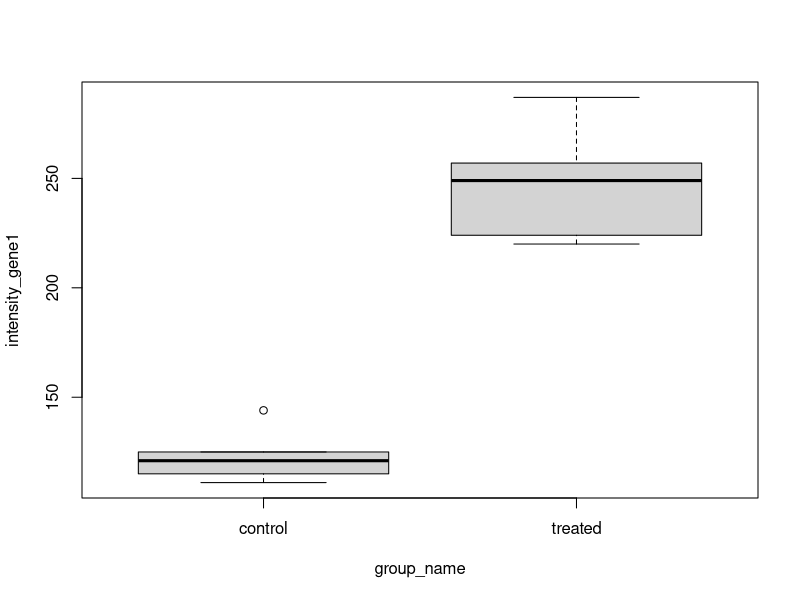
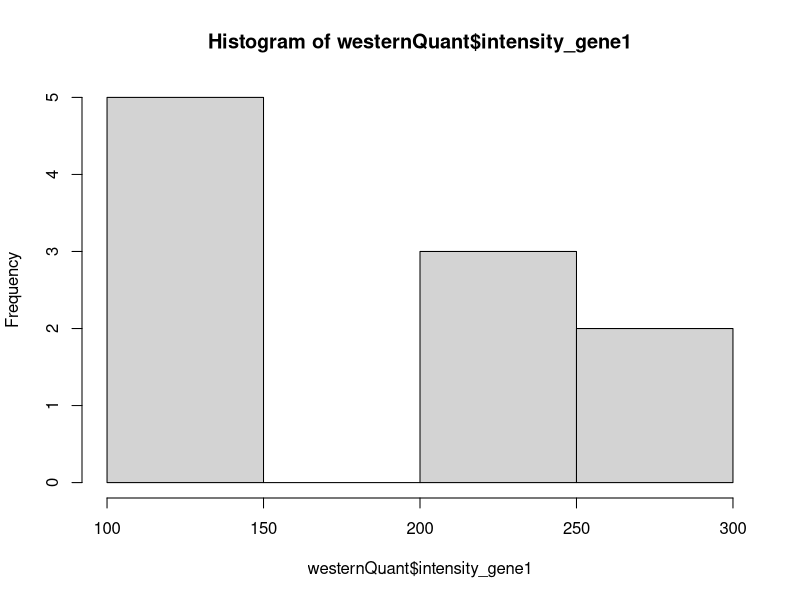
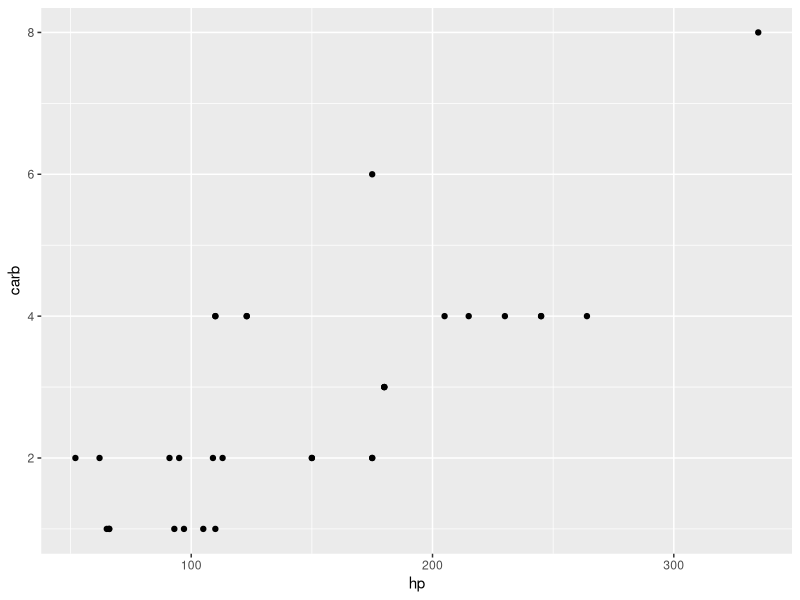
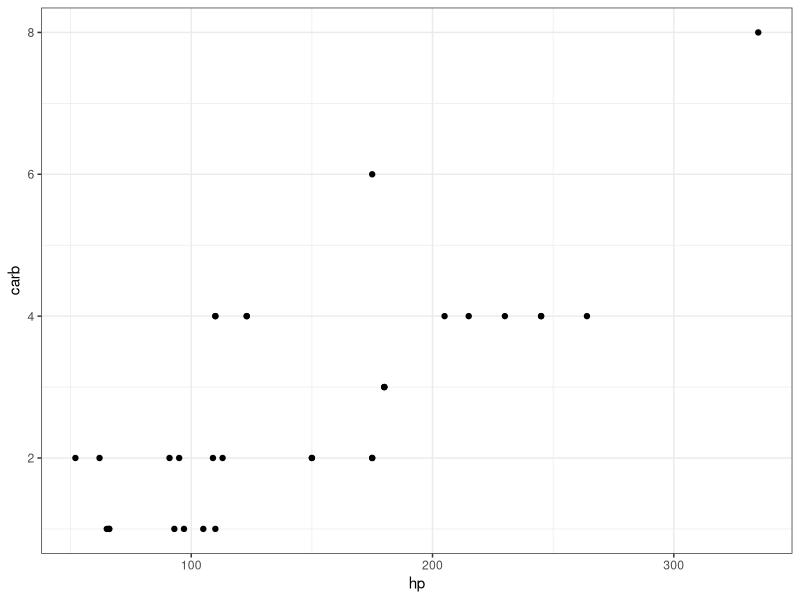
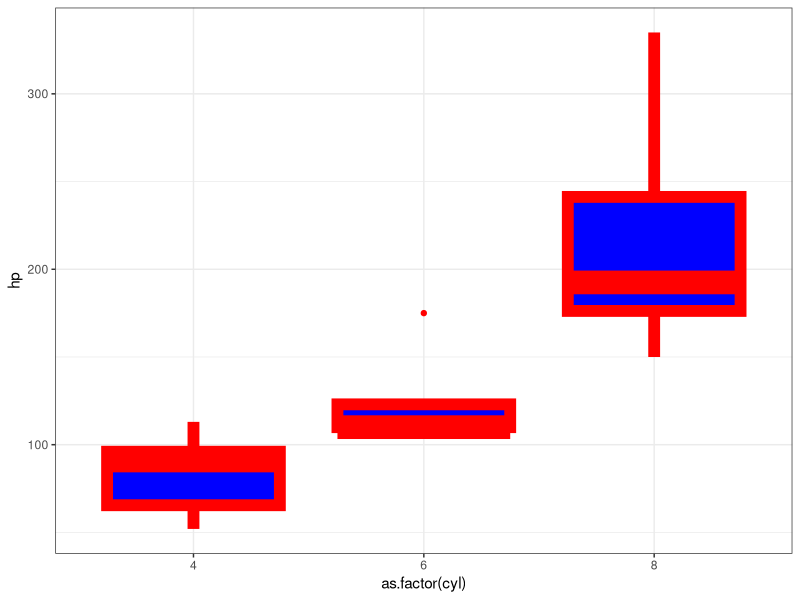
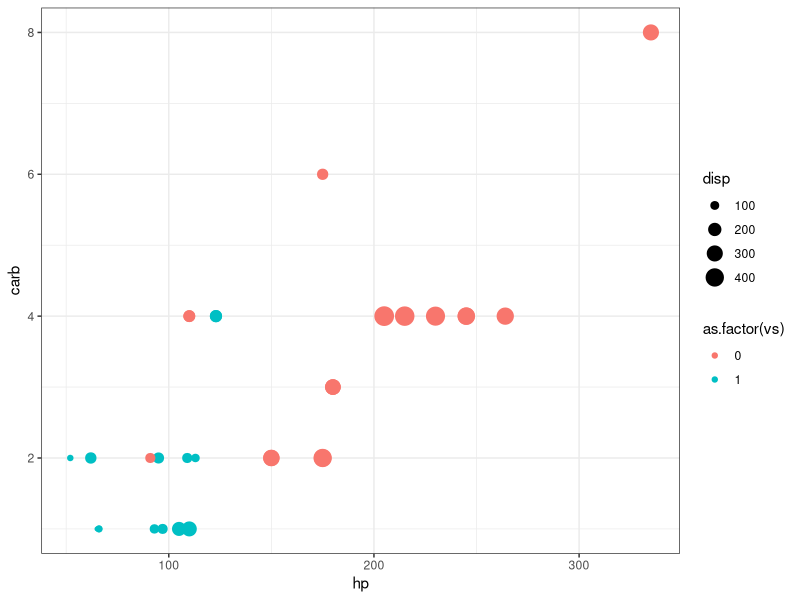
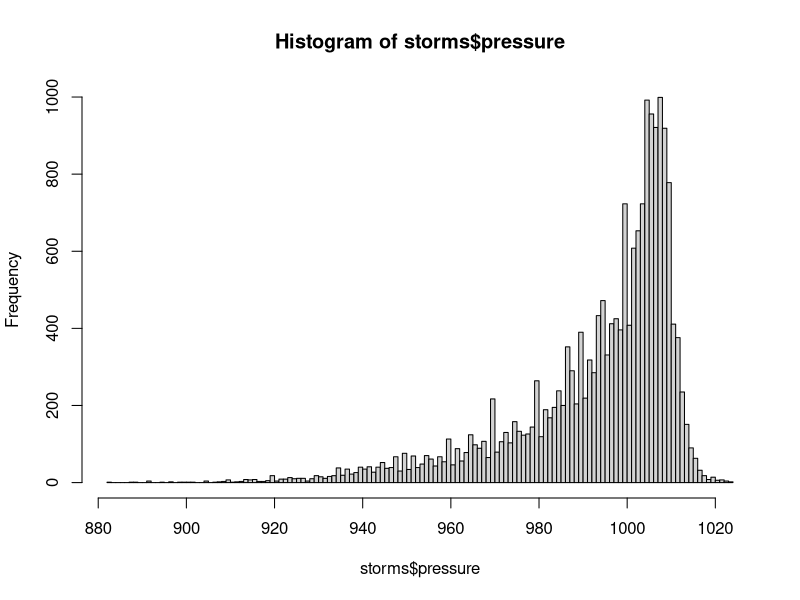
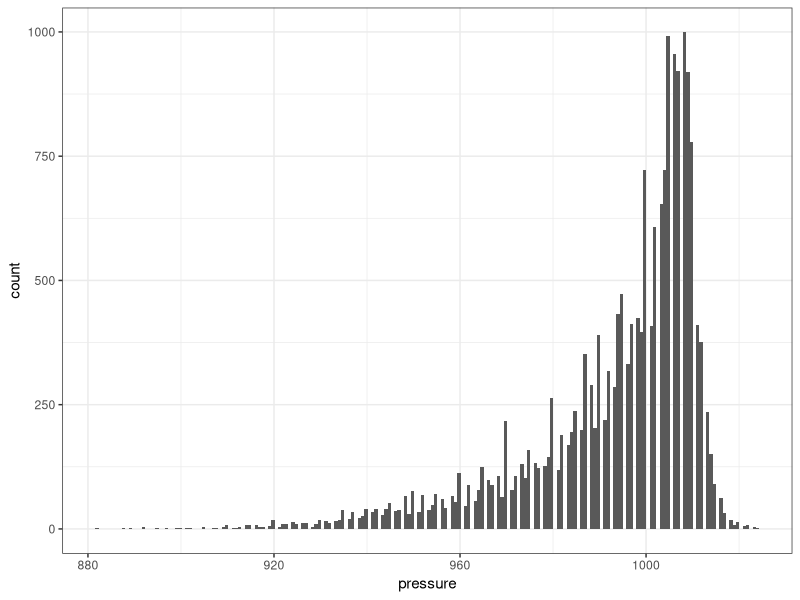

Generate these figures, in order, with R:
## ---- chunk 1
var1 <- "Hello"
## ---- chunk 2
class(var1)

typeof(var1)
## ---- chunk 3
count <- 10

class(count)
## ---- chunk 4
bool1 <- TRUE

bool2 <- FALSE

class(bool1)

class(bool2)
## ---- chunk 5
5 == 5

5 != 5

5 == 4
## ---- chunk 6
days <- c("Monday", "Tuesday", "Wednesday", "Thursday")

is.vector(days)
## ---- chunk 7
list_of_stuff <-
    list("first",
         2,
         c(TRUE, TRUE, FALSE))
list_of_stuff

other_list <-
    list("name_1" = "first",
         "name_2" = 2,
         "name_3" = c(TRUE, TRUE, FALSE))

other_list$name_3
## ---- chunk 8
foods <-
    data.frame(food = c("hamburger", "coffee", "pie"),
               price = c("7", "2", "12"))

foods
## ---- chunk 9
my_matrix <- 
  matrix(c(1, 2, 3, 4, 5, "bob"),
                    nrow = 2,
                    ncol = 3)
my_matrix

is.numeric(my_matrix)
## ---- chunk 10
months <- c("January", "February", "March", "April", "May")
  
sort(months)

months_factor <- factor(months,
                        levels = c("January", "February", "March", "April", "May"))

sort(months_factor)
## ---- chunk 11
numbers <- c(1, 2, 3, 4, 5)

min(numbers)

sum(numbers)
## ---- chunk 12
help(min)
## ---- chunk 13
fruit <- "orange"

FRUIT <- "apple"

fruit == FRUIT
## ---- chunk 14

## ---- chunk 15

## ---- chunk 16

## ---- chunk 17

## ---- chunk 18

## ---- chunk 19

## ---- chunk 20

## ---- chunk 21

## ---- chunk 22
getwd()
## ---- chunk 23
setwd("Sessions/beginner_monday/")
getwd()
## ---- chunk 24
westernQuant <-
    read.table("westernQuant.txt",
               header = TRUE)

westernQuant
## ---- chunk 25
westernQuant$group_name
## ---- chunk 26
# first row, first column (just one element)
westernQuant[1, 1]

# First row, all columns
westernQuant[1, ]

# First column, all rows
westernQuant[, 1]

# First 5 rows, all columns
westernQuant[c(1:5),]
## ---- chunk 27
boxplot(intensity_gene1 ~ group_name,
        data = westernQuant)
## ---- chunk 28
hist(westernQuant$intensity_gene1)
## ---- chunk 29

## ---- chunk 30

## ---- chunk 31

## ---- chunk 32

## ---- chunk 33

## ---- chunk 34

## ---- chunk 35

## ---- chunk 36
#install.packages("tidyverse")

library(tidyverse)
## ---- chunk 37
westernQuant <- 
    westernQuant%>%
    mutate(intensity_gene1_log = log2(intensity_gene1))

westernQuant
## ---- chunk 38
control_data <-
  westernQuant%>%
  filter(group_name == "control")

control_data
## ---- chunk 39
arranged1 <- 
  westernQuant %>%
  arrange(intensity_gene1)

arranged1

arranged2 <- 
  westernQuant %>%
  arrange(-intensity_gene1)

arranged2
## ---- chunk 40
westernQuant %>%
  select(intensity_gene1, group_name)
## ---- chunk 41
westernQuant %>%
  group_by(group_name) %>%
  summarize(mean_intensity_gene1 = mean(intensity_gene1))
## ---- chunk 42
temperatures <- read.delim("weather_temps.txt", header = TRUE)
temperatures
## ---- chunk 43
long_temps <-
    temperatures %>%
    pivot_longer(cols = c(Jan,
                          Feb,
                          Mar,
                          Apr,
                          May,
                          Jun,
                          Jul,
                          Aug,
                          Sep,
                          Oct,
                          Nov,
                          Dec),
                 names_to = "month",
                 values_to = "temp")

long_temps2 <-
    temperatures %>%
    pivot_longer(cols = c(-Country,
                          -City),
                 names_to = "month",
                 values_to = "temp")

long_temps2
## ---- chunk 44
wide_again <-
  long_temps %>%
  pivot_wider(names_from = "month",
              values_from = "temp")

wide_again
## ---- chunk 45
rain <- read_tsv("weather_precip.tsv")
rain

rain_long <-
    rain %>%
    pivot_longer(cols = c(-Region,
                          -Country,
                          -City,
                          -Yearly),
                 names_to = "month",
                 values_to = "rainfall")
rain_long
## ---- chunk 46
colnames(long_temps)
colnames(rain_long)
nrow(long_temps)
nrow(rain_long)

left_join(long_temps,
          rain)

right_join(long_temps,
           rain)

full_join(long_temps,
          rain)

inner_join(long_temps,
           rain)
## ---- chunk 47
write.table(wide_again,
            file = "exampleOutput.txt",
            quote = FALSE,
            sep = "\t",
            row.names = FALSE)

write_tsv(wide_again,
          file = "exampleOutputAlso.txt")
## ---- chunk 48
temperatures
## ---- chunk 49

## ---- chunk 50

## ---- chunk 51

## ---- chunk 52

## ---- chunk 53

## ---- chunk 54
ggplot(mtcars,
       aes(x = hp,
           y = carb)) +
  geom_point()

# Set the overall look of the plot - I like the white background better than gray
theme_set(theme_bw())
# Put the title in the middle of the top instead of the left
theme_update(plot.title = element_text(hjust = 0.5))

ggplot(mtcars,
       aes(x = hp,
           y = carb)) +
  geom_point() +
  theme_bw()
## ---- chunk 55
mtcars %>%
    ggplot(aes(x = as.factor(cyl),
               y = hp)) +
    geom_boxplot(color = "red",
                 fill = "blue",
                 size = 4)

ggplot(mtcars,
       aes(x = hp,
           y = carb,
           color = as.factor(vs),
           size = disp)) +
  geom_point()
## ---- chunk 56
hist(storms$pressure, n = 200)

ggplot(storms,
       aes(x = pressure)) +
  geom_histogram(bins = 200)
## ---- chunk 57
mtcars %>%
    rownames_to_column("car_make") %>%
    mutate(car_make = str_remove(car_make," .+")) %>%
    ggplot(aes(x = car_make, y = hp, color = as.factor(car_make))) +
    geom_col(fill = "black")

mtcars %>%
  rownames_to_column("car_make") %>%
  ggplot(aes(y = car_make, x = hp)) +
  geom_col()
## ---- chunk 58
ggplot(mtcars) +
  geom_point(aes(x = hp, y = disp)) +
  labs(x = "X label goes here",
       y = "Y label goes here",
       title = "This is a title",
       subtitle = "Subtitle!",
       caption = "Cannon et al, 2034!",
       tag = "A")
## ---- chunk 59
ggplot(mtcars) +
    geom_point(aes(x = hp, y = disp)) +
    facet_wrap(facets = "cyl") +
    labs(title = "disp vs. hp Faceted by cyl")
## ---- chunk 60
ggsave("examplePlot.png",
       width = 10,
       height = 8)

plot_in_variable <-
  ggplot(dplyr::storms,
         aes(x = pressure)) +
  geom_histogram(bins = 100) +
  facet_wrap(~ category)

# ggsave will get the plot size from how big your "plot" windows is in the right pane if you don't specify it!!!!!
ggsave("anotherExamplePlot.png",
       plot = plot_in_variable)
## ---- chunk 61
png("examplePlot.png",
    width = 10,
    height = 8)
hist(storms$pressure, n = 200)
dev.off()

pdf("examplePlot.pdf",
    width = 10,
    height = 8)
hist(storms$pressure, n = 200)
hist(storms$wind, n = 200)
dev.off()
## ---- chunk 62

## ---- chunk 63

## ---- chunk 64

## ---- chunk 65

